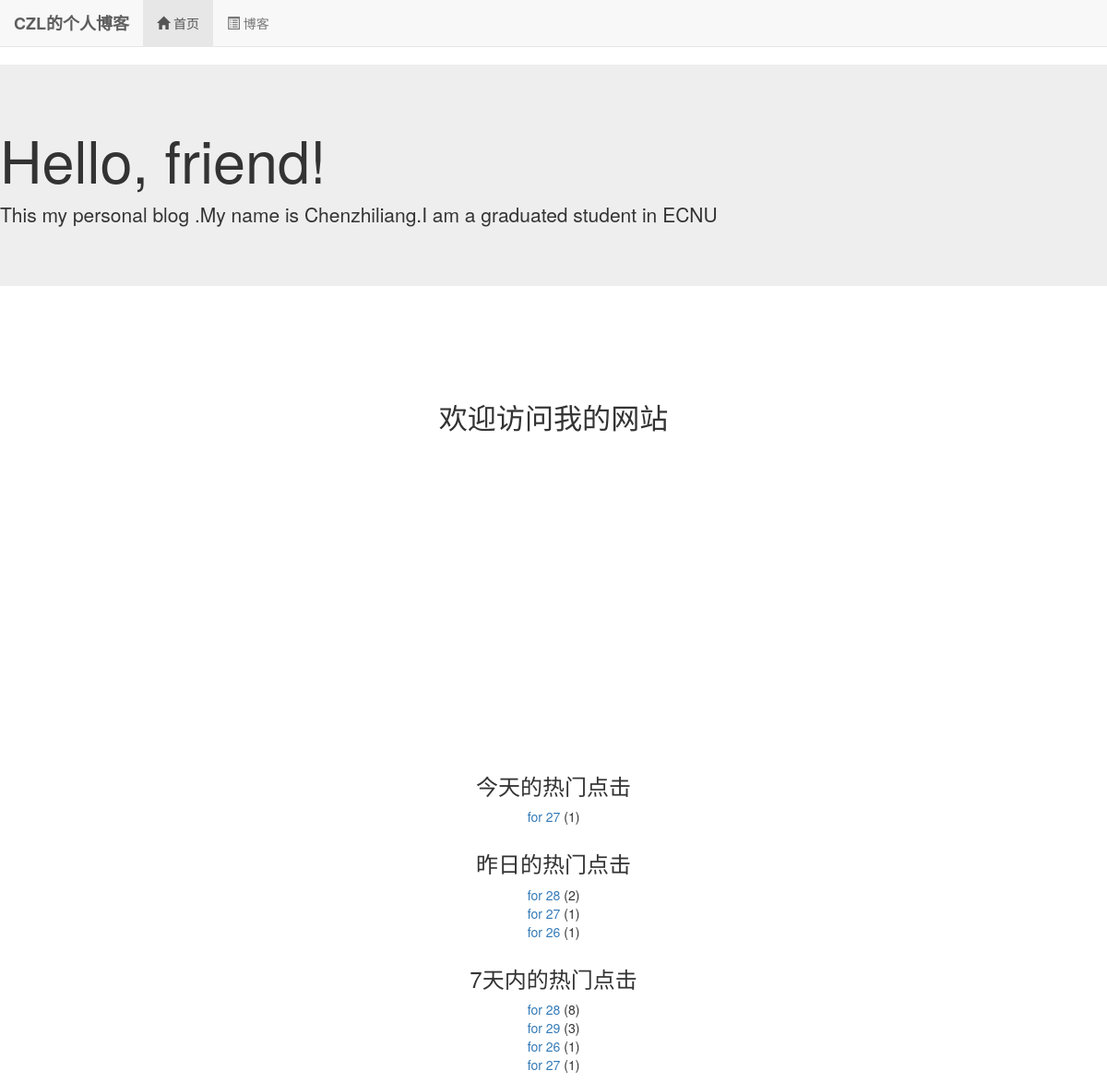
The page / on the database its author committed.
### read_statistics/models.py (models this page shows)
class ReadDetail(models.Model):
    date = models.DateField(default=timezone.now)
    read_num = models.IntegerField(default=0)
    content_type = models.ForeignKey(ContentType, on_delete=models.DO_NOTHING)
    object_id = models.PositiveIntegerField()
    content_object = GenericForeignKey('content_type', 'object_id')

### blog/models.py (models this page shows, shortened)
class Blog(models.Model, ReadNumExpandMethod):
    title = models.CharField(max_length=50)
    blog_type = models.ForeignKey(BlogType, on_delete=models.DO_NOTHING)
    content = RichTextUploadingField()
    author = models.ForeignKey(User, on_delete=models.DO_NOTHING)
    read_details=GenericRelation(ReadDetail)
    created_time = models.DateTimeField(auto_now_add=True)
    last_updated_time = models.DateTimeField(auto_now=True)
    class Meta:
        ordering = ['-created_time']

### blog_project/views.py (the view)
# urls.py: 2. Add a URL to urlpatterns:  path('', views.home, name='home')
def home(request):
    blog_content_type = ContentType.objects.get_for_model(Blog)
    dates, read_nums = get_seven_days_read_data(blog_content_type)
    week_hot_data=cache.get('week_hot_data')
    if week_hot_data is None:
        week_hot_data=get_7_days_hot_days()
        cache.set('week_hot_data', week_hot_data , 3600)
    context = {}
    context['yesterday_hot_data'] = get_yesterday_hot_data(blog_content_type)
    context['today_hot_data'] = get_today_hot_data(blog_content_type)
    context['week_hot_data'] = week_hot_data
    context['dates'] = dates
    context['read_nums'] = read_nums
    return render(request,'home.html', context)

### blog_project/views.py (called while the page is built)
def get_7_days_hot_days():
    today=timezone.now().date()
    data=today-datetime.timedelta(days=7)
    read_details = Blog.objects\
        .filter(read_details__date__lt=today,read_details__date__gte=data)\
        .values('id','title')\
        .annotate(read_num_sum=Sum('read_details__read_num'))\
        .order_by('-read_num_sum')
    return read_details[:7]

### read_statistics/utils.py (called while the page is built)
def get_seven_days_read_data(content_type):
    today = timezone.now().date()
    dates = []
    read_nums = []
    for i in range(6,-1, -1):
        date = today - datetime.timedelta(days=i)
        dates.append(date.strftime('%m/%d'))
        read_details = ReadDetail.objects.filter(content_type=content_type, date=date)
        result = read_details.aggregate(read_num_sum=Sum('read_num'))
        read_nums.append(result['read_num_sum'] or 0)
    return dates, read_nums

def get_today_hot_data(content_type):
    today=timezone.now().date()
    read_details = ReadDetail.objects.filter(content_type=content_type, date=today).order_by('-read_num')
    return read_details[:7]    # 取前七条

def get_yesterday_hot_data(content_type):
    today=timezone.now().date()
    yesterday=today-datetime.timedelta(days=1)
    read_details = ReadDetail.objects.filter(content_type=content_type, date=yesterday).order_by('-read_num')
    return read_details[:7]

### templates/home.html (shortened to what this page needs)
{% extends 'base.html' %}
{% load staticfiles %}
{% block header_extends %}
     <link rel="stylesheet" href="{% static "/home.css" %}">
{% endblock %}
{% block nav_home_active %}active{% endblock %}
{% block context %}
    <div class="jumbotron">
      <h1>Hello, friend!</h1>
      <p>This my personal blog .My name is Chenzhiliang.I am a graduated student in ECNU </p>
    </div>
    <h3 class="home_content">欢迎访问我的网站</h3>
    <div id="container" ></div>
    <div class="hot-data">
    <h3>今天的热门点击</h3>
    <ul>
        {% for hot_data in today_hot_data %}
            <li><a href="{% url 'blog_detail' hot_data.content_object.pk %}">{{ hot_data.content_object.title }}</a>
                ({{ hot_data.read_num }})</li>
        {% empty %}
            <li>今天暂无热门博客</li>
        {% endfor %}
    </ul>
    </div>
    <div class="hot-data">
    <h3>昨日的热门点击</h3>
    <ul>
        {% for hot_data in yesterday_hot_data %}
            <li><a href="{% url 'blog_detail' hot_data.object_id %}">{{ hot_data.content_object.title }}</a>
                ({{ hot_data.read_num }})</li>
        {% empty %}
            <li>昨天暂无热门博客</li>
        {% endfor %}
    </ul>
    </div>
    <div class="hot-data">
    <h3>7天内的热门点击</h3>
    <ul>
        {% for hot_data in week_hot_data %}
            <li><a href="{% url 'blog_detail' hot_data.id %}">{{ hot_data.title }}</a>
                ({{ hot_data.read_num_sum }})</li>
        {% empty %}
            <li>7天内暂无热门博客</li>
        {% endfor %}
    </ul>
    </div>
{% endblock %}

### templates/base.html (shortened to what this page needs)
{% load staticfiles %}
<!DOCTYPE html>
<html lang="zh-CN">
<head>
    <link rel="stylesheet" href="{% static "/base.css" %}">
    <link rel="stylesheet" href="{% static "/bootstrap 3.3.7/css/bootstrap.min.css" %}">
    {% block header_extends %}{% endblock %}
</head>
<body>
    <div class="navbar navbar-default navbar-fixed-top" role="navigation">
        <div class="container-fluid">
            <div class="navbar-header">
                 <a class="navbar-brand" href="{% url 'home' %}"><p style="font-weight:bold;">CZL的个人博客</p></a>
            </div>
            <div id="navbar-collapse" class="collapse navbar-collapse">
                <ul class="nav navbar-nav">
                    <li class="{% block nav_home_active %}{% endblock %}"><a href="{% url 'home' %}"> <span class="glyphicon glyphicon-home" ></span>  首页</a></li>
                    <li class="{% block nav_blog_active %}{% endblock %}"><a href="{% url 'blog_list' %}"><span class="glyphicon glyphicon-list-alt" ></span>  博客</a></li>
                </ul>
            </div>
        </div>
    </div>
     {% block context %}{% endblock %}
</body>
</html>

### static/base.css (style rules this page uses)
* { margin: 0; padding : 0; }
body { margin-top: 70px!important; }
ul { list-style-type: none!important; }

### static/home.css (style rules this page uses)
h3.home_content { font-size: 222%; text-align: center; margin-top: 4em; margin-bottom: 2em; }
div#container { margin: 0 auto; height: 20em; min-width: 20em; max-width: 30em; }
div.hot-data { text-align: center; margin-top: 2em; }

### rows shown on the page
ReadDetail: content_object "for 27", read_num "1"
ReadDetail: content_object "for 28", read_num "2"
ReadDetail: content_object "for 27", read_num "1"
ReadDetail: content_object "for 26", read_num "1"
Blog: title "for 28", read_num_sum "8"
Blog: title "for 26", read_num_sum "1"
Blog: title "for 27", read_num_sum "1"

### other values the page prints
{{ hot_data.title }} "for 29"
{{ hot_data.read_num_sum }} "3"
